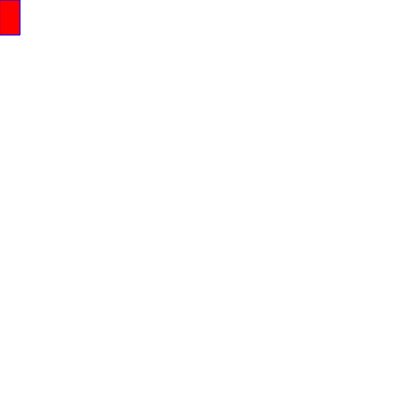
Frame 1 (no input)
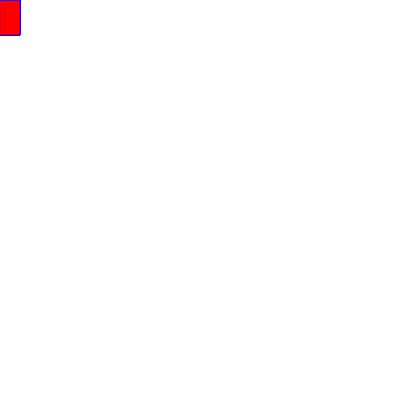
Frame 60 (no input)
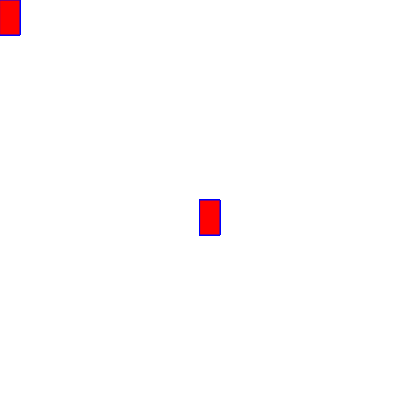
Frame 120 (the mouse pressed at the canvas centre since frame 60)

The p5.js sketch that drew these frames (run headless with seeded random() and noise() and a simulated clock; from frame 60 on, the mouse is pressed at the canvas centre):

// p5.js sketch
// ── sketch.js
function setup() {
  createCanvas(400, 400);
}

function draw() {
  stroke("blue");
fill("red")
  if(mouseIsPressed);
  rect(mouseX, mouseY, 20, 35);
 

  }
